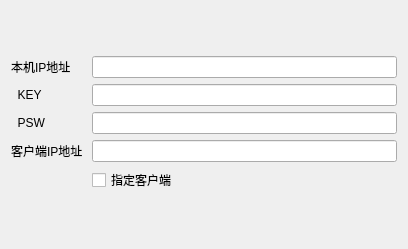
<?xml version="1.0" encoding="UTF-8"?>
<ui version="4.0">
 <class>QCOmmConfigCmsDlg</class>
 <widget class="QDialog" name="QCOmmConfigCmsDlg">
  <property name="geometry">
   <rect>
    <x>0</x>
    <y>0</y>
    <width>408</width>
    <height>249</height>
   </rect>
  </property>
  <property name="windowTitle">
   <string>Dialog</string>
  </property>
  <layout class="QVBoxLayout" name="verticalLayout_2">
   <item>
    <layout class="QGridLayout" name="gridLayout">
     <item row="0" column="0">
      <widget class="QLabel" name="label_6">
       <property name="text">
        <string>本机IP地址   </string>
       </property>
      </widget>
     </item>
     <item row="4" column="1">
      <widget class="QCheckBox" name="isClientIP">
       <property name="text">
        <string>指定客户端</string>
       </property>
      </widget>
     </item>
     <item row="0" column="1">
      <widget class="QLineEdit" name="m_editLocalIP"/>
     </item>
     <item row="2" column="1">
      <widget class="QLineEdit" name="m_editEncryptPsw"/>
     </item>
     <item row="1" column="1">
      <widget class="QLineEdit" name="m_editEncryptKey"/>
     </item>
     <item row="2" column="0">
      <widget class="QLabel" name="label_4">
       <property name="text">
        <string>  PSW       </string>
       </property>
      </widget>
     </item>
     <item row="1" column="0">
      <widget class="QLabel" name="label_5">
       <property name="text">
        <string>  KEY       </string>
       </property>
      </widget>
     </item>
     <item row="3" column="1">
      <widget class="QLineEdit" name="m_editClientIP"/>
     </item>
     <item row="3" column="0">
      <widget class="QLabel" name="label_7">
       <property name="text">
        <string>客户端IP地址 </string>
       </property>
      </widget>
     </item>
    </layout>
   </item>
  </layout>
 </widget>
 <resources/>
 <connections/>
</ui>
